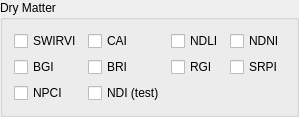
        <widget class="QgsCollapsibleGroupBox" name="mGroupBox_5">
         <property name="sizePolicy">
          <sizepolicy hsizetype="Preferred" vsizetype="Maximum">
           <horstretch>0</horstretch>
           <verstretch>0</verstretch>
          </sizepolicy>
         </property>
         <property name="maximumSize">
          <size>
           <width>16777215</width>
           <height>20</height>
          </size>
         </property>
         <property name="title">
          <string>Dry Matter</string>
         </property>
         <property name="collapsed">
          <bool>true</bool>
         </property>
         <layout class="QGridLayout" name="gridLayout_4">
          <item row="0" column="3">
           <widget class="QCheckBox" name="box_ndni">
            <property name="enabled">
             <bool>true</bool>
            </property>
            <property name="toolTip">
             <string>&lt;html&gt;&lt;head/&gt;&lt;body&gt;&lt;p&gt;Normalized Difference Nitrogen Index&lt;/p&gt;&lt;p&gt;SERRANO, L., PENUELAS, J. and USTIN, S.L. (2002): Remote sensing of nitrogen and lignin in Mediterranean vegetation from AVIRIS data: Decomposing biochemical from structural signals. In: Remote Sensing of Environment, 81(2), 355-364.&lt;/p&gt;&lt;/body&gt;&lt;/html&gt;</string>
            </property>
            <property name="text">
             <string>NDNI</string>
            </property>
           </widget>
          </item>
          <item row="0" column="2">
           <widget class="QCheckBox" name="box_ndli">
            <property name="enabled">
             <bool>true</bool>
            </property>
            <property name="toolTip">
             <string>&lt;html&gt;&lt;head/&gt;&lt;body&gt;&lt;p&gt;Normalized Difference Lignin Index&lt;/p&gt;&lt;p&gt;SERRANO, L., PENUELAS, J. and USTIN, S.L. (2002): Remote sensing of nitrogen and lignin in Mediterranean vegetation from AVIRIS data: Decomposing biochemical from structural signals. In: Remote Sensing of Environment, 81(2), 355-364.&lt;/p&gt;&lt;/body&gt;&lt;/html&gt;</string>
            </property>
            <property name="text">
             <string>NDLI</string>
            </property>
           </widget>
          </item>
          <item row="0" column="0">
           <widget class="QCheckBox" name="box_swirvi">
            <property name="enabled">
             <bool>true</bool>
            </property>
            <property name="toolTip">
             <string>&lt;html&gt;&lt;head/&gt;&lt;body&gt;&lt;p&gt;Shortwave Infrared Green Vegetation Index&lt;/p&gt;&lt;p&gt;LOBELL, D.B., ASNER, G.P., LAW, B.E. and TREUHAFT, R.N. (2001): Subpixel canopy cover estimation of coniferous forests in Oregon using SWIR imaging spectrometry. In: Journal of Geophysical Research: Atmospheres, 106(D6), 5151-5160.&lt;/p&gt;&lt;/body&gt;&lt;/html&gt;</string>
            </property>
            <property name="text">
             <string>SWIRVI</string>
            </property>
           </widget>
          </item>
          <item row="0" column="1">
           <widget class="QCheckBox" name="box_cai">
            <property name="enabled">
             <bool>true</bool>
            </property>
            <property name="toolTip">
             <string>&lt;html&gt;&lt;head/&gt;&lt;body&gt;&lt;p&gt;Cellulose Absorption Index&lt;/p&gt;&lt;p&gt;NAGLER, P.L., INOUE, Y., GLENN, E.P., RUSS, A.L. and DAUGHTRY, C.S.T. (2003): Cellulose absorption index (CAI) to quantify mixed soil-plant litter scenes. In: Remote Sensing of Environment, 87(2), 310-325.&lt;/p&gt;&lt;/body&gt;&lt;/html&gt;</string>
            </property>
            <property name="text">
             <string>CAI</string>
            </property>
           </widget>
          </item>
          <item row="2" column="0">
           <widget class="QCheckBox" name="box_npci">
            <property name="enabled">
             <bool>true</bool>
            </property>
            <property name="toolTip">
             <string>&lt;html&gt;&lt;head/&gt;&lt;body&gt;&lt;p&gt;Normalized Pigment Chlorophyll Index&lt;/p&gt;&lt;p&gt;PENUELAS, J., GAMON, J.A., FREDEEN, A.L., MERINO, J. and FIELD, C.B. (1994): Reflectance indices associated with physiological changes in nitrogen- and water-limited sunflower leaves. In: Remote Sensing of Environment, 48(2), 135-146.&lt;/p&gt;&lt;/body&gt;&lt;/html&gt;</string>
            </property>
            <property name="text">
             <string>NPCI</string>
            </property>
           </widget>
          </item>
          <item row="1" column="3">
           <widget class="QCheckBox" name="box_srpi">
            <property name="enabled">
             <bool>true</bool>
            </property>
            <property name="toolTip">
             <string>&lt;html&gt;&lt;head/&gt;&lt;body&gt;&lt;p&gt;Simple Ratio Pigment Index&lt;/p&gt;&lt;p&gt;PENUELAS, J., FILELLA, I., LLORET, P., MUNOZ, F. and VILAJELIU, M. (1995): Reflectance assessment of mite effects on apple trees. In: International Journal of Remote Sensing,  Vol.16(14), 2727-2733.&lt;/p&gt;&lt;/body&gt;&lt;/html&gt;</string>
            </property>
            <property name="text">
             <string>SRPI</string>
            </property>
           </widget>
          </item>
          <item row="1" column="2">
           <widget class="QCheckBox" name="box_rgi">
            <property name="enabled">
             <bool>true</bool>
            </property>
            <property name="toolTip">
             <string>&lt;html&gt;&lt;head/&gt;&lt;body&gt;&lt;p&gt;Red-Green Pigment Index&lt;/p&gt;&lt;p&gt;ZARCO-TEJADA, P.J., BERJON, A., LOPEZ-LOZANO, R., MILLER, J.R., MARTIN, P., CACHORRO, V., GONZALES, M.R. and de FRUTOS, A. (2005): Assessing vineyard condition with hyperspectral indices: Leaf and canopy reflectance simulation in a row-structured discontinuous canopy. In: Remote Sensing of Environment, 99(3), 271-287.&lt;/p&gt;&lt;/body&gt;&lt;/html&gt;</string>
            </property>
            <property name="text">
             <string>RGI</string>
            </property>
           </widget>
          </item>
          <item row="1" column="1">
           <widget class="QCheckBox" name="box_bri">
            <property name="enabled">
             <bool>true</bool>
            </property>
            <property name="toolTip">
             <string>&lt;html&gt;&lt;head/&gt;&lt;body&gt;&lt;p&gt;Blue Red Pigment Index&lt;/p&gt;&lt;p&gt;ZARCO-TEJADA, P.J., BERJON, A., LOPEZ-LOZANO, R., MILLER, J.R., MARTIN, P., CACHORRO, V., GONZALES, M.R. and de FRUTOS, A. (2005): Assessing vineyard condition with hyperspectral indices: Leaf and canopy reflectance simulation in a row-structured discontinuous canopy. In: Remote Sensing of Environment, 99(3), 271-287.&lt;/p&gt;&lt;/body&gt;&lt;/html&gt;</string>
            </property>
            <property name="text">
             <string>BRI</string>
            </property>
           </widget>
          </item>
          <item row="1" column="0">
           <widget class="QCheckBox" name="box_bgi">
            <property name="enabled">
             <bool>true</bool>
            </property>
            <property name="toolTip">
             <string>&lt;html&gt;&lt;head/&gt;&lt;body&gt;&lt;p&gt;Blue Green Pigment Index&lt;/p&gt;&lt;p&gt;ZARCO-TEJADA, P.J., BERJON, A., LOPEZ-LOZANO, R., MILLER, J.R., MARTIN, P., CACHORRO, V., GONZALES, M.R. and de FRUTOS, A. (2005): Assessing vineyard condition with hyperspectral indices: Leaf and canopy reflectance simulation in a row-structured discontinuous canopy. In: Remote Sensing of Environment, 99(3), 271-287.&lt;/p&gt;&lt;/body&gt;&lt;/html&gt;</string>
            </property>
            <property name="text">
             <string>BGI</string>
            </property>
           </widget>
          </item>
          <item row="2" column="1">
           <widget class="QCheckBox" name="box_ndi_test">
            <property name="text">
             <string>NDI (test)</string>
            </property>
           </widget>
          </item>
         </layout>
        </widget>
